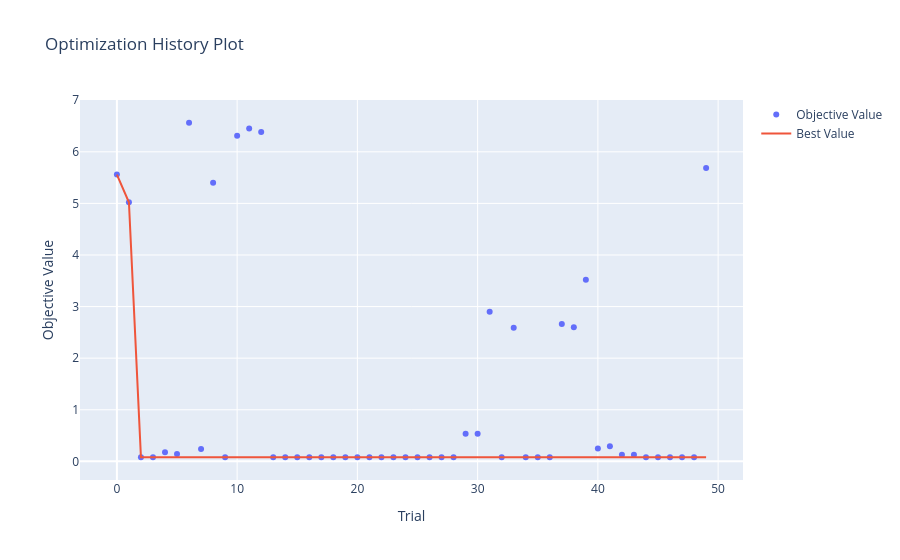

The notebook cell this image was saved under:
### Markdown cell above
We can say that LR is our bast model with around 8% error. Mostly LR is used means LR is stable and best for the problem.

### Code cell
plot_optimization_history(study)
